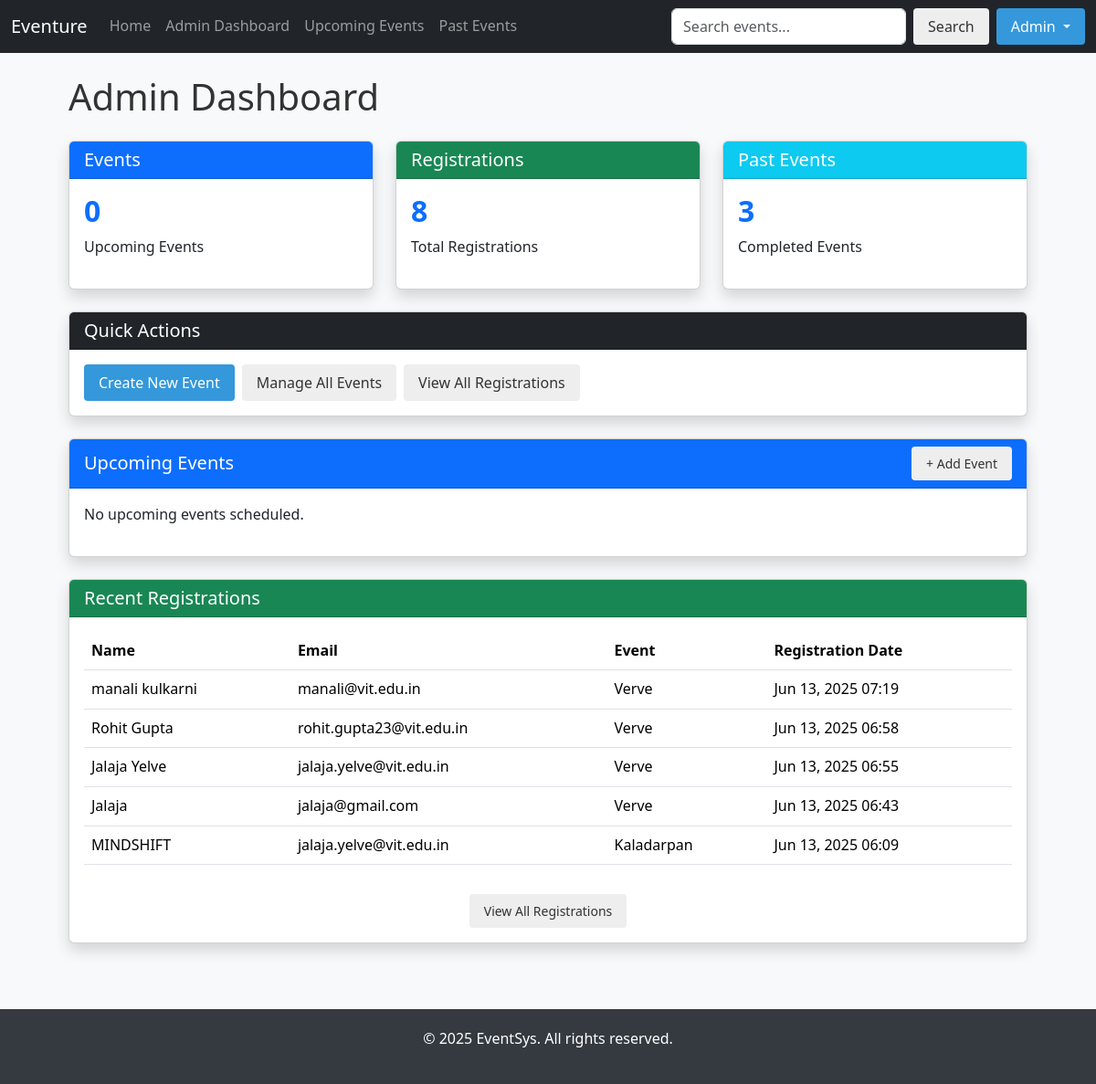
The page /admin-dashboard/ (signed in) on the database as committed earlier.
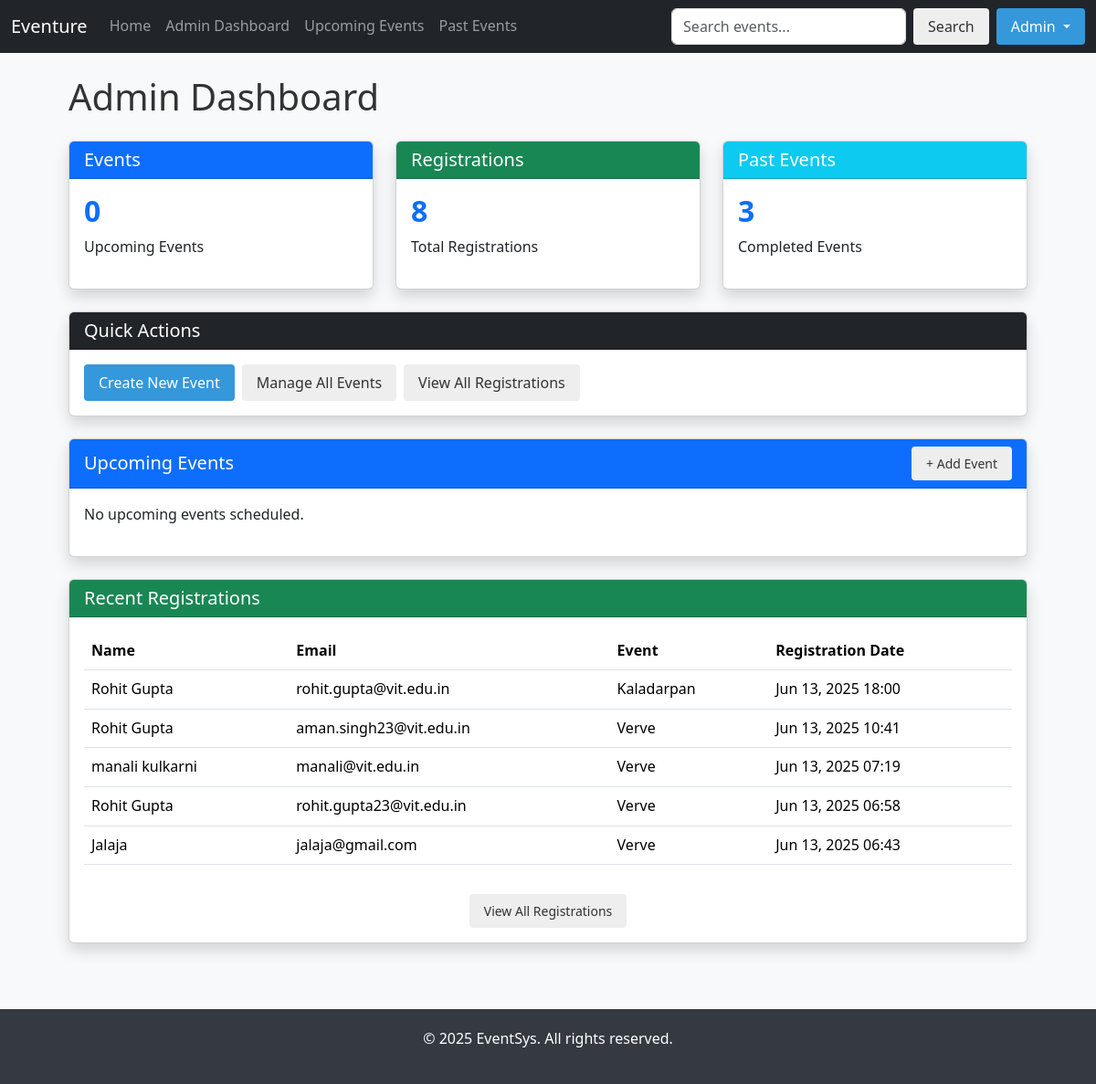
The same page on the database as committed later.
### events/models.py (models this page shows, shortened)
class EventRegistration(models.Model):
    event = models.ForeignKey(Event, on_delete=models.CASCADE)
    name = models.CharField(max_length=100)
    email = models.EmailField()
    user = models.ForeignKey(User, on_delete=models.CASCADE, null=True, blank=True)
    team = models.ForeignKey(Team, on_delete=models.SET_NULL, null=True, blank=True)
    is_team_registration = models.BooleanField(default=False)
    registered_at = models.DateTimeField(auto_now_add=True)

class Event(models.Model):
    TECHNICAL = 'TECH'
    CULTURAL = 'CULT'
    SPORTS = 'SPORTS'
    ACADEMIC = 'ACAD'
    OTHER = 'OTHER'
    DOMAIN_CHOICES = [
        (TECHNICAL, 'Technical'),
        (CULTURAL, 'Cultural'),
        (SPORTS, 'Sports'),
        (ACADEMIC, 'Academic'),
        (OTHER, 'Other')
    ]
    SOLO = 'SOLO'
    TEAM = 'TEAM'
    BOTH = 'BOTH'
    PARTICIPATION_TYPE_CHOICES = [
        (SOLO, 'Solo Participant'),
        (TEAM, 'Team Participation'),
        (BOTH, 'Both Solo & Team')
    ]
    title = models.CharField(max_length=200)
    description = models.TextField()
    domain = models.CharField(max_length=10, choices=DOMAIN_CHOICES, default=OTHER)
    participation_type = models.CharField(max_length=5, choices=PARTICIPATION_TYPE_CHOICES, default=SOLO)
    venue = models.CharField(max_length=200)
    date = models.DateField()
    time = models.TimeField()
    is_active = models.BooleanField(default=True)
    min_team_size = models.IntegerField(default=1, validators=[MinValueValidator(1)])
    max_team_size = models.IntegerField(default=1, validators=[MinValueValidator(1), MaxValueValidator(20)])
    image = models.ImageField(upload_to='event_images/', null=True, blank=True,
                              help_text="Upload an image for the event (optional)")

### events/views.py (the view)
# urls.py: path('admin-dashboard/', views.admin_dashboard, name='admin_dashboard'),
@login_required
@user_passes_test(is_admin)
def admin_dashboard(request):
    today = date.today()
    upcoming_events = Event.objects.filter(date__gte=today).order_by('date')
    past_events = Event.objects.filter(date__lt=today).order_by('-date')
    recent_registrations = EventRegistration.objects.select_related('event').order_by('-registered_at')[:5]
    registration_count = EventRegistration.objects.count()
    return render(request, 'events/admin_dashboard.html', {
        'upcoming_events': upcoming_events,
        'past_events': past_events,
        'recent_registrations': recent_registrations,
        'registration_count': registration_count,
    })

### events/context_processors.py (called while the page is built)
def notification_processor(request):
    context = {
        'unread_notifications_count': 0
    }
    if request.user.is_authenticated and not request.user.is_staff:
        context['unread_notifications_count'] = RegistrationRemoval.objects.filter(
            user=request.user,
            is_read=False
        ).count()
    return context

### events/views.py (called while the page is built)
def is_admin(user):
    return user.is_authenticated and user.is_staff

### events/templates/events/admin_dashboard.html (shortened to what the changed rows need)
{% extends 'events/base.html' %}
{% block content %}
<div class="admin-dashboard">
    <h1 class="mb-4">Admin Dashboard</h1>
    <div class="row">
        <div class="col-md-4 mb-4">
            <div class="card shadow">
                <div class="card-body">
                    <h2 class="counter">{{ upcoming_events.count }}</h2>
                </div>
            </div>
        </div>
        <div class="col-md-4 mb-4">
            <div class="card shadow">
                <div class="card-body">
                    <h2 class="counter">{{ registration_count }}</h2>
                </div>
            </div>
        </div>
        <div class="col-md-4 mb-4">
            <div class="card shadow">
                <div class="card-body">
                    <h2 class="counter">{{ past_events.count }}</h2>
                </div>
            </div>
        </div>
    </div>
    <div class="card shadow">
        <div class="card-body">
            {% if recent_registrations %}
                <div class="table-responsive">
                    <table class="table table-hover">
                        <thead>
                            <tr>
                                <th>Name</th>
                                <th>Email</th>
                                <th>Event</th>
                                <th>Registration Date</th>
                            </tr>
                        </thead>
                        <tbody>
                            {% for reg in recent_registrations %}
                                <tr>
                                    <td>{{ reg.name }}</td>
                                    <td>{{ reg.email }}</td>
                                    <td>{{ reg.event.title }}</td>
                                    <td>{{ reg.registered_at|date:"M d, Y H:i" }}</td>
                                </tr>
                            {% endfor %}
                        </tbody>
                    </table>
                </div>
            {% else %}
                <p>No recent registrations.</p>
            {% endif %}
        </div>
    </div>
</div>
{% endblock %}

Rows that differ between the two databases and show on the page:
removed EventRegistration: name "Jalaja Yelve", email "jalaja.yelve@vit.edu.in", event "Verve", registered_at "Jun 13, 2025 06:55"
no longer on this page (row unchanged): EventRegistration: name "MINDSHIFT", email "jalaja.yelve@vit.edu.in", event "Kaladarpan", registered_at "Jun 13, 2025 06:09"
added EventRegistration: name "Rohit Gupta", email "rohit.gupta@vit.edu.in", event "Kaladarpan", registered_at "Jun 13, 2025 18:00"
added EventRegistration: name "Rohit Gupta", email "aman.singh23@vit.edu.in", event "Verve", registered_at "Jun 13, 2025 10:41"
